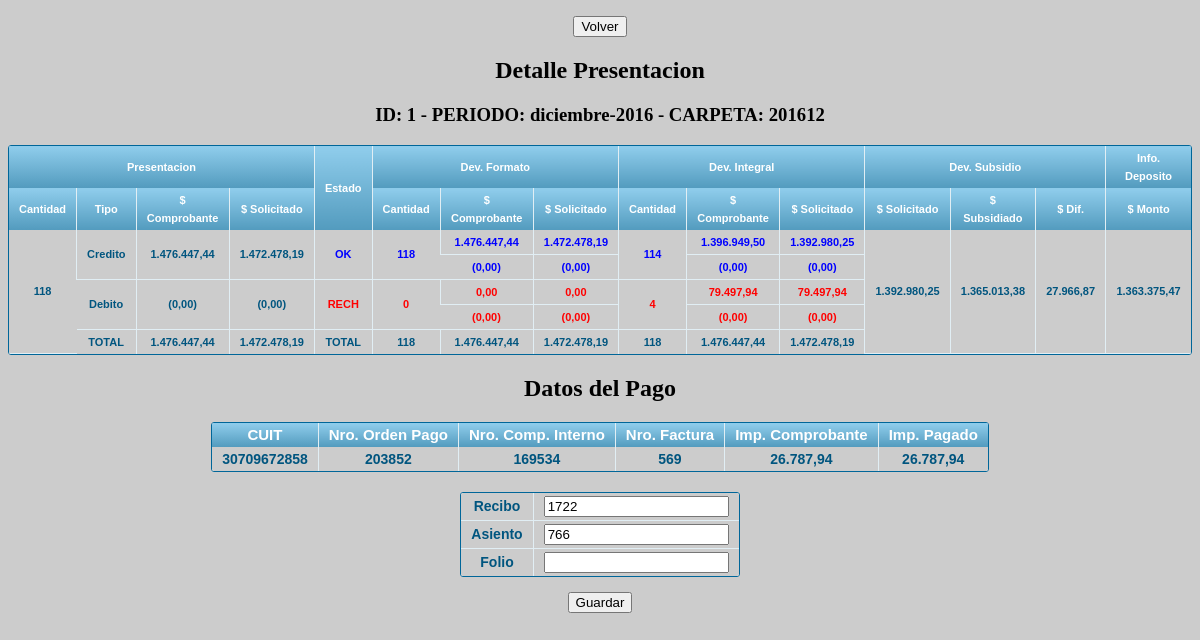
The app's page /presentacion.pagos.carga.php?idpresentacion=1&nrocomint=169534&norord=203852 (signed in) with its own data.
### tables this page shows
CREATE TABLE IF NOT EXISTS `presentacion` (
  `id` int(4) NOT NULL AUTO_INCREMENT,
  `idcronograma` int(3) NOT NULL,
  `fechapresentacion` date DEFAULT NULL,
  `fechacancelacion` date DEFAULT NULL,
  `motivocancelacion` text,
  `cantfactura` int(6) NOT NULL,
  `impcomprobantes` decimal(15,2) NOT NULL,
  `impsolicitado` decimal(15,2) NOT NULL,
  `impcomprobantesd` decimal(15,2) NOT NULL,
  `impsolicitadod` decimal(15,2) NOT NULL,
  `fechadeposito` date DEFAULT NULL,
  `montodepositado` decimal(15,2) DEFAULT NULL,
  PRIMARY KEY (`id`)
);

CREATE TABLE IF NOT EXISTS `cronograma` (
  `id` int(3) NOT NULL AUTO_INCREMENT,
  `periodo` varchar(100) NOT NULL,
  `carpeta` varchar(6) NOT NULL,
  `fechacierre` date NOT NULL,
  `periodosincluidos` varchar(50) NOT NULL,
  PRIMARY KEY (`id`)
);

CREATE TABLE IF NOT EXISTS `presentacionformato` (
  `id` int(4) NOT NULL,
  `fechadevformato` date NOT NULL,
  `cantformatook` int(6) NOT NULL,
  `impcomprobantesformatook` decimal(15,2) NOT NULL,
  `impsolicitadoformatook` decimal(15,2) NOT NULL,
  `impcomprobantesformatodok` decimal(15,2) NOT NULL,
  `impsolicitadoformatodok` decimal(15,2) NOT NULL,
  `cantformatonok` int(6) NOT NULL,
  `impcomprobantesformatonok` decimal(15,2) NOT NULL,
  `impsolicitadoformatonok` decimal(15,2) NOT NULL,
  `impcomprobantesformatodnok` decimal(15,2) NOT NULL,
  `impsolicitadoformatodnok` decimal(15,2) NOT NULL,
  PRIMARY KEY (`id`)
);

CREATE TABLE IF NOT EXISTS `presentacionintegral` (
  `id` int(4) NOT NULL,
  `fechaintegral` date NOT NULL,
  `cantintegralok` int(6) NOT NULL,
  `impcomprobantesintegralok` decimal(15,2) NOT NULL,
  `impsolicitadointegralok` decimal(15,2) NOT NULL,
  `impcomprobantesintegraldok` decimal(15,2) NOT NULL,
  `impsolicitadointegraldok` decimal(15,2) NOT NULL,
  `cantintegralnok` int(6) NOT NULL,
  `impcomprobantesintegralnok` decimal(15,2) NOT NULL,
  `impsolicitadointegralnok` decimal(15,2) NOT NULL,
  `impcomprobantesintegraldnok` decimal(15,2) NOT NULL,
  `impsolicitadointegraldnok` decimal(15,2) NOT NULL,
  PRIMARY KEY (`id`)
);

CREATE TABLE IF NOT EXISTS `presentacionsubsidio` (
  `id` int(4) NOT NULL,
  `fechasubsidio` date NOT NULL,
  `numliquidacion` varchar(11) NOT NULL,
  `impsolicitadosubsidio` decimal(15,2) NOT NULL,
  `montosubsidio` decimal(15,2) NOT NULL,
  PRIMARY KEY (`id`)
);

CREATE TABLE IF NOT EXISTS `pagos` (
  `idpresentacion` int(4) NOT NULL,
  `nrocominterno` int(8) NOT NULL,
  `nroordenpago` int(8) NOT NULL,
  `nrodepago` int(3) NOT NULL,
  `importepagado` float(8,2) NOT NULL,
  `nrotransferencia` char(12) NOT NULL,
  `fechatransferencia` date NOT NULL,
  `retingresosbrutos` float(8,2) NOT NULL,
  `retganancias` float(8,2) NOT NULL,
  `recibo` varchar(11) DEFAULT NULL,
  `asiento` varchar(11) DEFAULT NULL,
  `folio` varchar(11) DEFAULT NULL,
  PRIMARY KEY (`idpresentacion`,`nrocominterno`,`nroordenpago`)
);

CREATE TABLE IF NOT EXISTS `facturas` (
  `nrocominterno` int(8) NOT NULL AUTO_INCREMENT,
  `idpresentacion` int(4) NOT NULL,
  `tipoarchivo` varchar(2) NOT NULL,
  `codigoob` int(6) NOT NULL,
  `cuil` varchar(11) NOT NULL,
  `codcertificado` varchar(40) DEFAULT NULL,
  `vtocertificado` varchar(10) DEFAULT NULL,
  `periodo` varchar(6) NOT NULL,
  `cuit` varchar(11) NOT NULL,
  `nombre` varchar(200) DEFAULT NULL,
  `tipocomprobante` int(2) NOT NULL,
  `tipoemision` char(1) NOT NULL,
  `fechacomprobante` varchar(10) NOT NULL,
  `cae` varchar(14) NOT NULL,
  `puntoventa` int(4) NOT NULL,
  `nrocomprobante` varchar(8) NOT NULL,
  `impcomprobante` decimal(8,2) NOT NULL,
  `impsolicitado` decimal(8,2) NOT NULL,
  `codpractica` int(3) NOT NULL,
  `cantidad` int(6) NOT NULL,
  `provincia` int(2) NOT NULL,
  `dependencia` char(1) NOT NULL,
  `deverrorformato` varchar(260) DEFAULT NULL,
  `impcomprobanteformato` decimal(8,2) DEFAULT NULL,
  `impsolicitadoformato` decimal(8,2) DEFAULT NULL,
  `deverrorintegral` varchar(260) DEFAULT NULL,
  `impcomprobanteintegral` decimal(8,2) DEFAULT NULL,
  `impsolicitadointegral` decimal(8,2) DEFAULT NULL,
  `impsolicitadosubsidio` decimal(8,2) DEFAULT NULL,
  `impmontosubsidio` decimal(8,2) DEFAULT NULL,
  PRIMARY KEY (`nrocominterno`,`idpresentacion`,`tipoarchivo`)
);

### include/detalle.php (the view, shortened to what this page needs)
<?php $sqlPresentacion = "SELECT
p.id as idpres,
DATE_FORMAT(p.fechapresentacion, '%d-%m-%Y') as fechapresentacion,
DATE_FORMAT(p.fechacancelacion, '%d-%m-%Y') as fechacancelacion,
p.motivocancelacion,
p.cantfactura,
p.impcomprobantes,
p.impsolicitado,
p.impcomprobantesd,
p.impsolicitadod,
cronograma.periodo,
cronograma.carpeta,
DATE_FORMAT(presentacionformato.fechadevformato, '%d-%m-%Y') as fechadevformato,
presentacionformato.*,
DATE_FORMAT(presentacionintegral.fechaintegral, '%d-%m-%Y') as fechaintegral,
presentacionintegral.*,
DATE_FORMAT(presentacionsubsidio.fechasubsidio, '%d-%m-%Y') as fechasubsidio,
presentacionsubsidio.impsolicitadosubsidio,
presentacionsubsidio.montosubsidio,
DATE_FORMAT(p.fechadeposito, '%d-%m-%Y') as fechadeposito,
p.montodepositado
FROM presentacion p
INNER JOIN cronograma on p.idcronograma = cronograma.id
LEFT JOIN presentacionformato on p.id = presentacionformato.id
LEFT JOIN presentacionintegral on p.id = presentacionintegral.id
LEFT JOIN presentacionsubsidio on p.id = presentacionsubsidio.id
WHERE p.id = $idPresentacion";
$resPresentacion = mysql_query($sqlPresentacion);
$rowPresentacion = mysql_fetch_array($resPresentacion);
?>
	<h2>Detalle Presentacion</h2>
	 	<h3>ID: <?php echo $rowPresentacion['idpres']?> - PERIODO: <?php echo $rowPresentacion['periodo'] ?> - CARPETA: <?php echo $rowPresentacion['carpeta'] ?></h3>
<div class="grilla">
	<table>
		<thead>
		  <tr>
		    <th colspan="4" style="font-size: 11px">Presentacion</th>
		    <th rowspan="2" style="font-size: 11px">Estado</th>
		    <th colspan="3" style="font-size: 11px">Dev. Formato</th>
		    <th colspan="3" style="font-size: 11px">Dev. Integral</th>
		    <th colspan="3" style="font-size: 11px">Dev. Subsidio</th>
		    <th style="font-size: 11px">Info. Deposito</th>
		  </tr>
		  <tr>
		  	<th style="font-size: 11px">Cantidad</th>
		    <th style="font-size: 11px">Tipo</th>
		    <th style="font-size: 11px">$ Comprobante</th>
		    <th style="font-size: 11px">$ Solicitado</th>
		    <th style="font-size: 11px">Cantidad</th>
		    <th style="font-size: 11px">$ Comprobante</th>
		    <th style="font-size: 11px">$ Solicitado</th>
		    <th style="font-size: 11px">Cantidad</th>
		    <th style="font-size: 11px">$ Comprobante</th>
		    <th style="font-size: 11px">$ Solicitado</th>
		    <th style="font-size: 11px">$ Solicitado</th>
		    <th style="font-size: 11px">$ Subsidiado</th>
		    <th style="font-size: 11px">$ Dif.</th>
		    <th style="font-size: 11px">$ Monto</th>
		  </tr>
		</thead>
		<tbody>
			<tr>
				<td rowspan="5" style="font-size: 11px"><?php echo number_format($rowPresentacion['cantfactura'],"0","",".") ?></td>
				<td rowspan="2" style="font-size: 11px">Credito</td>
				<td rowspan="2" style="font-size: 11px"><?php echo number_format($rowPresentacion['impcomprobantes'],"2",",",".") ?> </td>
			 	<td rowspan="2" style="font-size: 11px"><?php echo number_format($rowPresentacion['impsolicitado'],"2",",",".") ?></td>
				<td rowspan="2" style="color: blue; font-size: 11px">OK</td>
				<td rowspan="2" style="color: blue; font-size: 11px"><?php echo number_format($rowPresentacion['cantformatook'],"0","",".")?></td>
				<td style="color: blue; font-size: 11px"><?php echo number_format($rowPresentacion['impcomprobantesformatook'],"2",",",".") ?> </td>
				<td style="color: blue; font-size: 11px"><?php echo number_format($rowPresentacion['impsolicitadoformatook'],"2",",",".") ?></td>
				<td rowspan="2" style="color: blue; font-size: 11px"><?php echo number_format($rowPresentacion['cantintegralok'],"0","",".")?></td>
				<td style="color: blue; font-size: 11px"><?php echo number_format($rowPresentacion['impcomprobantesintegralok'],"2",",",".") ?> </td>
				<td style="color: blue; font-size: 11px"><?php echo number_format($rowPresentacion['impsolicitadointegralok'],"2",",",".") ?></td>
				<td rowspan="5" style="font-size: 11px"><?php echo number_format($rowPresentacion['impsolicitadosubsidio'],"2",",",".") ?></td>
				<td rowspan="5" style="font-size: 11px"><?php echo number_format($rowPresentacion['montosubsidio'],"2",",",".") ?></td>
				<td rowspan="5" style="font-size: 11px"><?php echo number_format($rowPresentacion['impsolicitadosubsidio']-$rowPresentacion['montosubsidio'],"2",",",".") ?></td>
				<td rowspan="5" style="font-size: 11px"> <?php echo number_format($rowPresentacion['montodepositado'],"2",",",".") ?> </td>
			</tr>
			<tr>
				<td style="color: blue; font-size: 11px"><?php echo "(".number_format($rowPresentacion['impcomprobantesformatodok'],"2",",",".").")" ?> </td>
				<td style="color: blue; font-size: 11px"><?php echo "(".number_format($rowPresentacion['impsolicitadoformatodok'],"2",",",".").")" ?></td>
				<td style="color: blue; font-size: 11px"><?php echo "(".number_format($rowPresentacion['impcomprobantesintegraldok'],"2",",",".").")" ?> </td>
				<td style="color: blue; font-size: 11px"><?php echo "(".number_format($rowPresentacion['impsolicitadointegraldok'],"2",",",".").")" ?></td>
			</tr>
			<tr>
				<td rowspan="2" style="font-size: 11px">Debito</td>
				<td rowspan="2" style="font-size: 11px"><?php echo "(".number_format($rowPresentacion['impcomprobantesd'],"2",",",".").")"; ?> </td>
				<td rowspan="2" style="font-size: 11px"><?php echo "(".number_format($rowPresentacion['impsolicitadod'],"2",",",".").")" ?></td>
				<td rowspan="2" style="color: red; font-size: 11px">RECH</td>
				<td rowspan="2" style="color: red; font-size: 11px"><?php echo number_format($rowPresentacion['cantformatonok'],"0","",".")?></td>
				<td style="color: red; font-size: 11px"><?php echo number_format($rowPresentacion['impcomprobantesformatonok'],"2",",",".") ?> </td>
				<td style="color: red; font-size: 11px"><?php echo number_format($rowPresentacion['impsolicitadoformatonok'],"2",",",".") ?></td>
				<td rowspan="2" style="color: red; font-size: 11px"><?php echo number_format($rowPresentacion['cantintegralnok'],"0","",".")?></td>
				<td style="color: red; font-size: 11px"><?php echo number_format($rowPresentacion['impcomprobantesintegralnok'],"2",",",".") ?> </td>
				<td style="color: red; font-size: 11px"><?php echo number_format($rowPresentacion['impsolicitadointegralnok'],"2",",",".") ?></td>
			</tr>
			<tr>
				<td style="color: red; font-size: 11px"><?php echo "(".number_format($rowPresentacion['impcomprobantesformatodnok'],"2",",",".").")" ?> </td>
				<td style="color: red; font-size: 11px"><?php echo "(".number_format($rowPresentacion['impsolicitadoformatodnok'],"2",",",".").")" ?></td>
				<td style="color: red; font-size: 11px"><?php echo "(".number_format($rowPresentacion['impcomprobantesintegraldnok'],"2",",",".").")" ?> </td>
				<td style="color: red; font-size: 11px"><?php echo "(".number_format($rowPresentacion['impsolicitadointegraldnok'],"2",",",".").")" ?></td>
			</tr>
			<tr>
				<td style="font-size: 11px">TOTAL</td>
				<td style="font-size: 11px"><?php echo number_format($rowPresentacion['impcomprobantes'] - $rowPresentacion['impcomprobantesd'],"2",",",".")?></td>
				<td style="font-size: 11px"><?php echo number_format($rowPresentacion['impsolicitado'] - $rowPresentacion['impsolicitadod'],"2",",",".")?></td>
				<td style="font-size: 11px">TOTAL</td>
				<td style="font-size: 11px"><?php echo number_format($rowPresentacion['cantformatook'] + $rowPresentacion['cantformatonok'],"0","",".") ?></td>
				<td style="font-size: 11px"><?php echo number_format($rowPresentacion['impcomprobantesformatook'] + $rowPresentacion['impcomprobantesformatonok'] - $rowPresentacion['impcomprobantesformatodok'] - $rowPresentacion['impcomprobantesformatodnok'],"2",",",".")  ?> </td>
				<td style="font-size: 11px"><?php echo number_format($rowPresentacion['impsolicitadoformatook'] + $rowPresentacion['impsolicitadoformatonok'] - $rowPresentacion['impsolicitadoformatodok'] - $rowPresentacion['impsolicitadoformatodnok'],"2",",",".") ?></td>
				<td style="font-size: 11px"><?php echo number_format($rowPresentacion['cantintegralok'] + $rowPresentacion['cantintegralnok'],"0","",".") ?></td>
				<td style="font-size: 11px"><?php echo number_format($rowPresentacion['impcomprobantesintegralok'] + $rowPresentacion['impcomprobantesintegralnok'] - $rowPresentacion['impcomprobantesintegraldok'] - $rowPresentacion['impcomprobantesintegraldnok'],"2",",",".") ?> </td>
				<td style="font-size: 11px"><?php echo number_format($rowPresentacion['impsolicitadointegralok'] + $rowPresentacion['impsolicitadointegralnok'] - $rowPresentacion['impsolicitadointegraldok'] - $rowPresentacion['impsolicitadointegraldnok'],"2",",",".")  ?></td>
			</tr>
		</tbody>
	</table>
</div>

### presentacion.pagos.carga.php (shortened to what this page needs)
<?php
$idPresentacion = $_GET['idpresentacion'];
$nrocomint = $_GET['nrocomint'];
$norord = $_GET['norord'];
$sqlPago = "SELECT * FROM pagos p, facturas f
				WHERE
					p.idpresentacion = $idPresentacion and
					p.nrocominterno = $nrocomint and
					p.nroordenpago = $norord and
					p.nrocominterno = f.nrocominterno";
$resPago = mysql_query($sqlPago);
$rowPago = mysql_fetch_array($resPago);
?>
<!DOCTYPE html PUBLIC "-//W3C//DTD XHTML 1.0 Transitional//EN" "http://www.w3.org/TR/xhtml1/DTD/xhtml1-transitional.dtd">
<html xmlns="http://www.w3.org/1999/xhtml">
<head>
<link rel="stylesheet" href="css/tablas.css"/>
</head>
<body bgcolor="#CCCCCC">
	<div align="center">
		<p><input class="nover" type="button" name="volver" value="Volver" onClick="location.href = 'presentacion.pagos.php?id=<?php echo $idPresentacion?>'" /></p>
	 	<?php include_once("include/detalle.php")?>
	 	<h2>Datos del Pago</h2>
	 	<form onSubmit="return validar(this)" action="presentacion.pagos.carga.guardar.php" method="post">
		 	<div class="grilla" style="margin-bottom: 20px">
			 	<table>
			 		<thead>
			 			<th>CUIT</th>
			 			<th>Nro. Orden Pago</th>
			 			<th>Nro. Comp. Interno</th>
			 			<th>Nro. Factura</th>
			 			<th>Imp. Comprobante</th>
			 			<th>Imp. Pagado</th>
			 		</thead>
			 		<tbody>
			 			<td><?php echo $rowPago['cuit'] ?></td>
			 			<td><?php echo $rowPago['nroordenpago'] ?></td>
			 			<td><?php echo $rowPago['nrocominterno'] ?></td>
			 			<td><?php echo $rowPago['nrocomprobante'] ?></td>
			 			<td><?php echo number_format($rowPago['impcomprobante'],"2",",","."); ?></td>
			 			<td><?php echo number_format($rowPago['importepagado'],"2",",","."); ?></td>
			 		</tbody>
			 	</table>
			 </div>
			 <div class=grilla>
				 <table>
				 	<tr>
				 		<td>Recibo</td>
				 		<td><input type="text" value="<?php echo $rowPago['recibo'] ?>" id="recibo" name="recibo"></input></td>
				 	</tr>
				 	<tr>
				 		<td>Asiento</td>
				 		<td><input type="text" value="<?php echo $rowPago['asiento'] ?>" id="asiento" name="asiento"></input></td>
				 	</tr>
				 	<tr>
				 		<td>Folio</td>
				 		<td><input type="text" value="<?php echo $rowPago['folio'] ?>" id="folio" name="folio"></input></td>
				 	</tr>
				 </table>
			 </div>
			 <input type="submit" value="Guardar" style="margin-top: 15px"></input>
		</form>
	</div>
</body>
</html>

### css/tablas.css (style rules this page uses)
.grilla { font: normal 12px/150% Arial, Helvetica, sans-serif; background: #fff; overflow: hidden; border: 1px solid #006699; -webkit-border-radius: 3px; -moz-border-radius: 3px; border-radius: 3px; display: table }
.grilla table { border-collapse: collapse; text-align: center; width: 100%; }
.grilla table td, .grilla table th, .grilla table .title { padding: 3px 10px; }
.grilla table thead th, .grilla table .title { background-image: linear-gradient(to bottom, #8DCBEA 5%, #539BBE 100%); background-color:#99bfe6; color:#FFFFFF; font-size: 15px; font-weight: bold; border-left: 1px solid #E1EEF4; }
.grilla table thead th:first-child, .grilla table .title { border: none; }
.grilla table tbody td { background-color:#CCCCCC; color: #00557F; border-left: 1px solid #E1EEF4; font-size: 14px; border-bottom: 1px solid #E1EEF4; font-weight: bold; }
.grilla table tbody td:first-child { border-left: none; }
.grilla table tbody tr:last-child td { border-bottom: none; }

### presentacion.pagos.carga.php (style rules this page uses)
.nover { display:none }

### records on screen
presentacion: id "1", idcronograma.periodo "diciembre-2016", idcronograma.carpeta "201612", cantfactura "118", impcomprobantes "1.476.447,44", impsolicitado "1.472.478,19", presentacionformato.cantformatook "118", presentacionformato.impcomprobantesformatook "1.476.447,44", presentacionformato.impsolicitadoformatook "1.472.478,19", presentacionintegral.cantintegralok "114", presentacionintegral.impcomprobantesintegralok "1.396.949,50", presentacionintegral.impsolicitadointegralok "1.392.980,25", presentacionsubsidio.impsolicitadosubsidio "1.392.980,25", presentacionsubsidio.montosubsidio "1.365.013,38", presentacionsubsidio.impsolicitadosubsidio+montosubsidio "27.966,87", montodepositado "1.363.375,47", presentacionformato.impcomprobantesformatodok "0,00", presentacionformato.impsolicitadoformatodok "0,00", presentacionintegral.impcomprobantesintegraldok "0,00", presentacionintegral.impsolicitadointegraldok "0,00", impcomprobantesd "0,00", impsolicitadod "0,00", presentacionformato.cantformatonok "0", presentacionformato.impcomprobantesformatonok "0,00", presentacionformato.impsolicitadoformatonok "0,00", presentacionintegral.cantintegralnok "4", presentacionintegral.impcomprobantesintegralnok "79.497,94", presentacionintegral.impsolicitadointegralnok "79.497,94", presentacionformato.impcomprobantesformatodnok "0,00", presentacionformato.impsolicitadoformatodnok "0,00", presentacionintegral.impcomprobantesintegraldnok "0,00", presentacionintegral.impsolicitadointegraldnok "0,00", $rowPresentacion['impcomprobantes'] - $rowPresentacion['impcomprobantesd'] "1.476.447,44", $rowPresentacion['impsolicitado'] - $rowPresentacion['impsolicitadod'] "1.472.478,19", presentacionformato.impcomprobantesformatook+impcomprobantesformatonok+impcomprobantesformatodok "1.476.447,44", presentacionformato.impsolicitadoformatook+impsolicitadoformatonok+impsolicitadoformatodok "1.472.478,19", presentacionintegral.cantintegralok+cantintegralnok "118", presentacionintegral.impcomprobantesintegralok+impcomprobantesintegralnok+impcomprobantesintegraldok "1.476.447,44", presentacionintegral.impsolicitadointegralok+impsolicitadointegralnok+impsolicitadointegraldok "1.472.478,19"
pagos: facturas.cuit "30709672858", nroordenpago "203852", facturas.nrocominterno "169534", facturas.nrocomprobante "569", facturas.impcomprobante "26.787,94", importepagado "26.787,94", recibo "1722", asiento "766"
